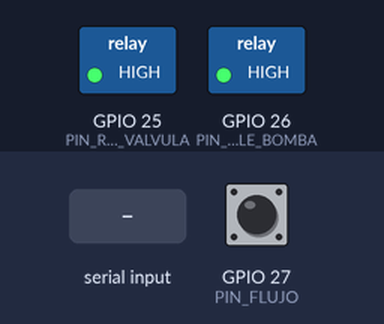
A sketch run on a simulated ESP32. Shown: switched loads named in the sketch (green lamp = pin HIGH). The test bench sets the inputs (shaded band); at power-on: GPIO 27 (PIN_FLUJO) HIGH. WiFi joins after 1.5 s; servers stay silent unless stated; what the sketch prints to the serial monitor is not drawn.

Above: at 2.8 s.
2.9 s: "INICIAR 1\n" received over Serial
At 4.3 s:
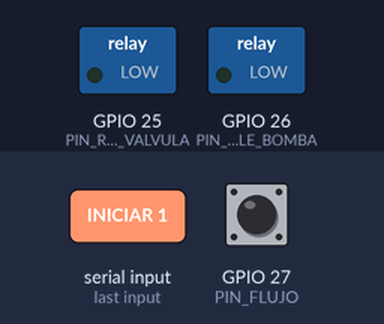
6.2 s: "DETENER\n" received over Serial
At 6.7 s:
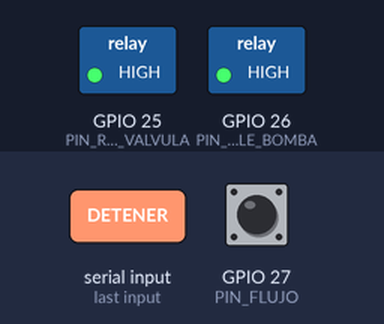
7.7 s: "DOSIFICAR 1\n" received over Serial
At 7.85 s:
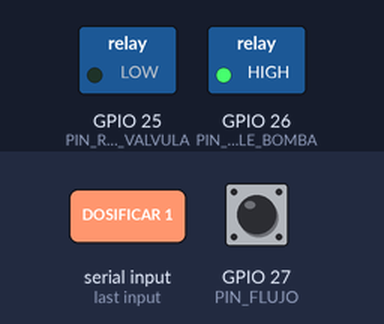
9.5 s: "PARAR\n" received over Serial
At 10.4 s:
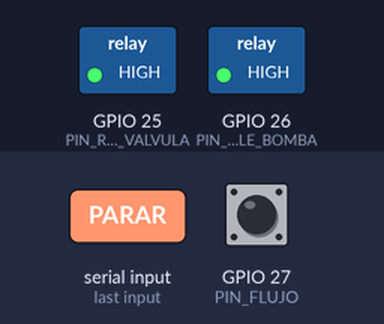
Timing chart, 0 to 12.0 s (numbered marks = the images above; inputs shaded):
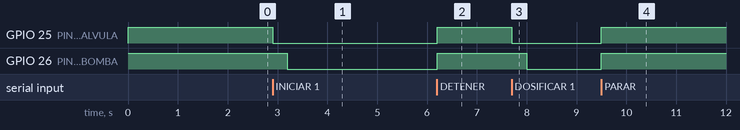

Measured:
- after the input at 2.9 s, GPIO 25 (PIN_RELE_VALVULA): HIGH → LOW at once; GPIO 26 (PIN_RELE_BOMBA): HIGH → LOW after 0.30 s
- after the input at 6.2 s, GPIO 25 (PIN_RELE_VALVULA), GPIO 26 (PIN_RELE_BOMBA): LOW → HIGH at once
- after the input at 7.7 s, GPIO 25 (PIN_RELE_VALVULA): HIGH → LOW at once; GPIO 26 (PIN_RELE_BOMBA): HIGH → LOW after 0.30 s
- after the input at 9.5 s, GPIO 25 (PIN_RELE_VALVULA), GPIO 26 (PIN_RELE_BOMBA): LOW → HIGH at once

The sketch:

firmware_dosificador.ino
```cpp
/*
 * =========================================================================
 * SISTEMA AUTOMÁTICO DE DOSIFICACIÓN DE QUÍMICOS PARA PISCINA
 * Compatible con: ESP32 / Arduino
 *
 * Hardware y Asignación de Pines:
 * - Pin 26: Relé Bomba Dosificadora (Active LOW)
 * - Pin 25: Relé Electroválvula (Active LOW)
 * - Pin 27: Sensor de Flujo / Caudalímetro YF-S201 (380 pulsos/litro, Interrupción)
 *
 * Reglas de cálculo del sistema (aplicadas en backend y frontend):
 * - Cloro: Cada 100g = 10 Litros (0.10 L/g)
 * - Demás químicos (Sulfato de Al / Cu): Cada 1000g = 15 Litros (0.015 L/g)
 *
 * Modos de activación desde el sistema:
 * 1. Serial (USB):
 *    - "INICIAR <litros>"  -> Ej: INICIAR 2.50
 *    - "DETENER"           -> Parada inmediata
 *    - "ESTADO"            -> Consulta estado actual
 * 2. WiFi (Opcional si es ESP32):
 *    - Servidor HTTP embebido en puerto 80
 *    - POST /dosificar?litros=2.5
 *    - POST /detener
 *    - GET /estado
 * =========================================================================
 */

#if defined(ESP32)
  #include <WiFi.h>
  #include <WebServer.h>
  #define ES_ESP32 true
#else
  #define ES_ESP32 false
#endif

// Asignación de Pines
const int PIN_RELE_BOMBA   = 26;
const int PIN_RELE_VALVULA = 25;
const int PIN_FLUJO        = 27;

// Lógica de Relés (Módulos estándar optoacoplados)
const int RELE_ENCENDIDO = LOW;
const int RELE_APAGADO   = HIGH;

// Constantes de calibración de flujo
const float PULSOS_POR_LITRO = 380.0;

// Variables de control de dosificación
volatile unsigned long pulsos = 0;
volatile bool dosificacionActiva = false;
float litrosObjetivo = 1.0; // Valor dinámico recibido desde el sistema

#if ES_ESP32
  // Configuración de red WiFi (opcional para control inalámbrico)
  const char* WIFI_SSID = "HONOR.Ayana";
  const char* WIFI_PASS = "12345hola";
  WebServer server(80);
  bool wifiHabilitado = false;
#endif

// Rutina de servicio de interrupción (ISR)
void IRAM_ATTR contarPulso() {
  if (dosificacionActiva) {
    pulsos++;
  }
}

// Función para detener bomba y válvula
void detenerDosificacion(String motivo = "Completado") {
  noInterrupts();
  dosificacionActiva = false;
  unsigned long conteoFinal = pulsos;
  interrupts();

  digitalWrite(PIN_RELE_BOMBA, RELE_APAGADO);
  digitalWrite(PIN_RELE_VALVULA, RELE_APAGADO);

  float litrosFinales = (float)conteoFinal / PULSOS_POR_LITRO;

  Serial.println("----------------------------------------");
  Serial.println("Bomba apagada.");
  Serial.println("Electrovalvula desactivada.");
  Serial.print("Motivo: ");
  Serial.println(motivo);
  Serial.print("Pulsos finales: ");
  Serial.println(conteoFinal);
  Serial.print("Volumen dosificado: ");
  Serial.print(litrosFinales, 3);
  Serial.println(" litros");
  Serial.println("Dosificacion detenida.");
  Serial.println("----------------------------------------");
}

// Función para iniciar la dosificación con un objetivo de litros específico
void iniciarDosificacion(float objetivo) {
  if (objetivo <= 0.0) {
    Serial.println("ERROR: El objetivo de litros debe ser mayor a 0.");
    return;
  }

  if (dosificacionActiva) {
    Serial.println("AVISO: Ya existe una dosificacion activa en curso.");
    return;
  }

  litrosObjetivo = objetivo;

  noInterrupts();
  pulsos = 0;
  dosificacionActiva = true;
  interrupts();

  // Secuencia de encendido seguro: primero abrir válvula, luego bomba
  digitalWrite(PIN_RELE_VALVULA, RELE_ENCENDIDO);
  delay(300);
  digitalWrite(PIN_RELE_BOMBA, RELE_ENCENDIDO);

  Serial.println("========================================");
  Serial.println("Electrovalvula activada.");
  Serial.println("Bomba encendida.");
  Serial.print("Dosificacion iniciada -> Objetivo: ");
  Serial.print(litrosObjetivo, 3);
  Serial.println(" Litros");
  Serial.println("========================================");
}

#if ES_ESP32
// Controladores HTTP WebServer
void handleRoot() {
  server.send(200, "application/json", "{\"status\":\"ok\",\"dispositivo\":\"ESP32 Dosificador Piscina\"}");
}

void handleEstado() {
  noInterrupts();
  unsigned long c = pulsos;
  bool act = dosificacionActiva;
  interrupts();

  float lit = (float)c / PULSOS_POR_LITRO;
  float pct = litrosObjetivo > 0 ? (lit / litrosObjetivo) * 100.0 : 0;
  if (pct > 100.0) pct = 100.0;

  String json = "{";
  json += "\"activa\":" + String(act ? "true" : "false") + ",";
  json += "\"pulsos\":" + String(c) + ",";
  json += "\"litros\":" + String(lit, 3) + ",";
  json += "\"objetivo\":" + String(litrosObjetivo, 3) + ",";
  json += "\"progreso_pct\":" + String(pct, 1);
  json += "}";
  server.send(200, "application/json", json);
}

void handleDosificar() {
  float objetivo = 1.0;
  if (server.hasArg("litros")) {
    objetivo = server.arg("litros").toFloat();
  }
  iniciarDosificacion(objetivo);
  handleEstado();
}

void handleDetener() {
  detenerDosificacion("Solicitado por HTTP");
  handleEstado();
}
#endif

void setup() {
  Serial.begin(115200);
  Serial.setTimeout(50); // Timeout rápido para no bloquear el loop

  // Configuración de pines de relé
  pinMode(PIN_RELE_BOMBA, OUTPUT);
  pinMode(PIN_RELE_VALVULA, OUTPUT);

  // Asegurar relés apagados al encender
  digitalWrite(PIN_RELE_BOMBA, RELE_APAGADO);
  digitalWrite(PIN_RELE_VALVULA, RELE_APAGADO);

  // Sensor de flujo con resistencia PULLUP interna
  pinMode(PIN_FLUJO, INPUT_PULLUP);
  attachInterrupt(digitalPinToInterrupt(PIN_FLUJO), contarPulso, FALLING);

  Serial.println("==============================================");
  Serial.println("Sistema de Dosificacion de Piscina Listo.");
  Serial.println("Pines: Bomba=26 | Valvula=25 | Flujo=27");
  Serial.println("Comandos Serial disponibles:");
  Serial.println("  INICIAR <litros>  (ej: INICIAR 2.50)");
  Serial.println("  DETENER");
  Serial.println("  ESTADO");
  Serial.println("==============================================");

#if ES_ESP32
  // Intentar conectar a WiFi (timeout 6 segundos para no bloquear si no hay WiFi)
  WiFi.mode(WIFI_STA);
  WiFi.begin(WIFI_SSID, WIFI_PASS);
  Serial.print("Conectando a WiFi ");
  unsigned long startAttempt = millis();
  while (WiFi.status() != WL_CONNECTED && millis() - startAttempt < 6000) {
    delay(400);
    Serial.print(".");
  }

  if (WiFi.status() == WL_CONNECTED) {
    wifiHabilitado = true;
    Serial.println("\nWiFi Conectado!");
    Serial.print("IP del Dosificador: http://");
    Serial.println(WiFi.localIP());

    server.on("/", HTTP_GET, handleRoot);
    server.on("/estado", HTTP_GET, handleEstado);
    server.on("/dosificar", HTTP_POST, handleDosificar);
    server.on("/detener", HTTP_POST, handleDetener);
    server.begin();
    Serial.println("Servidor Web HTTP activo en puerto 80");
  } else {
    Serial.println("\nWiFi no disponible. Operando en modo Serial USB directo.");
  }
#endif
}

void loop() {
#if ES_ESP32
  if (wifiHabilitado) {
    server.handleClient();
  }
#endif

  // Procesar comandos entrantes por Serial desde el sistema
  if (Serial.available()) {
    String comando = Serial.readStringUntil('\n');
    comando.trim();

    if (comando.startsWith("INICIAR") || comando.startsWith("DOSIFICAR")) {
      float nuevoObjetivo = 1.0;
      int espacioIndex = comando.indexOf(' ');
      if (espacioIndex != -1) {
        nuevoObjetivo = comando.substring(espacioIndex + 1).toFloat();
      }
      iniciarDosificacion(nuevoObjetivo);
    }
    else if (comando.equalsIgnoreCase("DETENER") || comando.equalsIgnoreCase("PARAR")) {
      detenerDosificacion("Comando Serial DETENER");
    }
    else if (comando.equalsIgnoreCase("ESTADO")) {
      noInterrupts();
      unsigned long c = pulsos;
      bool act = dosificacionActiva;
      interrupts();
      float lit = (float)c / PULSOS_POR_LITRO;
      Serial.print("ESTADO:");
      Serial.print(act ? "ACTIVO" : "INACTIVO");
      Serial.print(":LITROS=");
      Serial.print(lit, 3);
      Serial.print(":OBJETIVO=");
      Serial.print(litrosObjetivo, 3);
      Serial.print(":PULSOS=");
      Serial.println(c);
    }
  }

  // Monitoreo en tiempo real si la dosificación está activa (sin delays bloqueantes)
  static unsigned long ultimaTelemetria = 0;
  if (dosificacionActiva) {
    noInterrupts();
    unsigned long conteo = pulsos;
    interrupts();

    float litros = (float)conteo / PULSOS_POR_LITRO;

    // Telemetría periódica cada 250ms sin trabar la atención HTTP
    if (millis() - ultimaTelemetria >= 250) {
      ultimaTelemetria = millis();
      Serial.print("Pulsos: ");
      Serial.print(conteo);
      Serial.print(" | Litros: ");
      Serial.print(litros, 3);
      Serial.print(" / ");
      Serial.println(litrosObjetivo, 3);
    }

    // Condición de parada automática al alcanzar el volumen deseado
    if (litros >= litrosObjetivo) {
      detenerDosificacion("OBJETIVO ALCANZADO");
    }
  }
}
```
